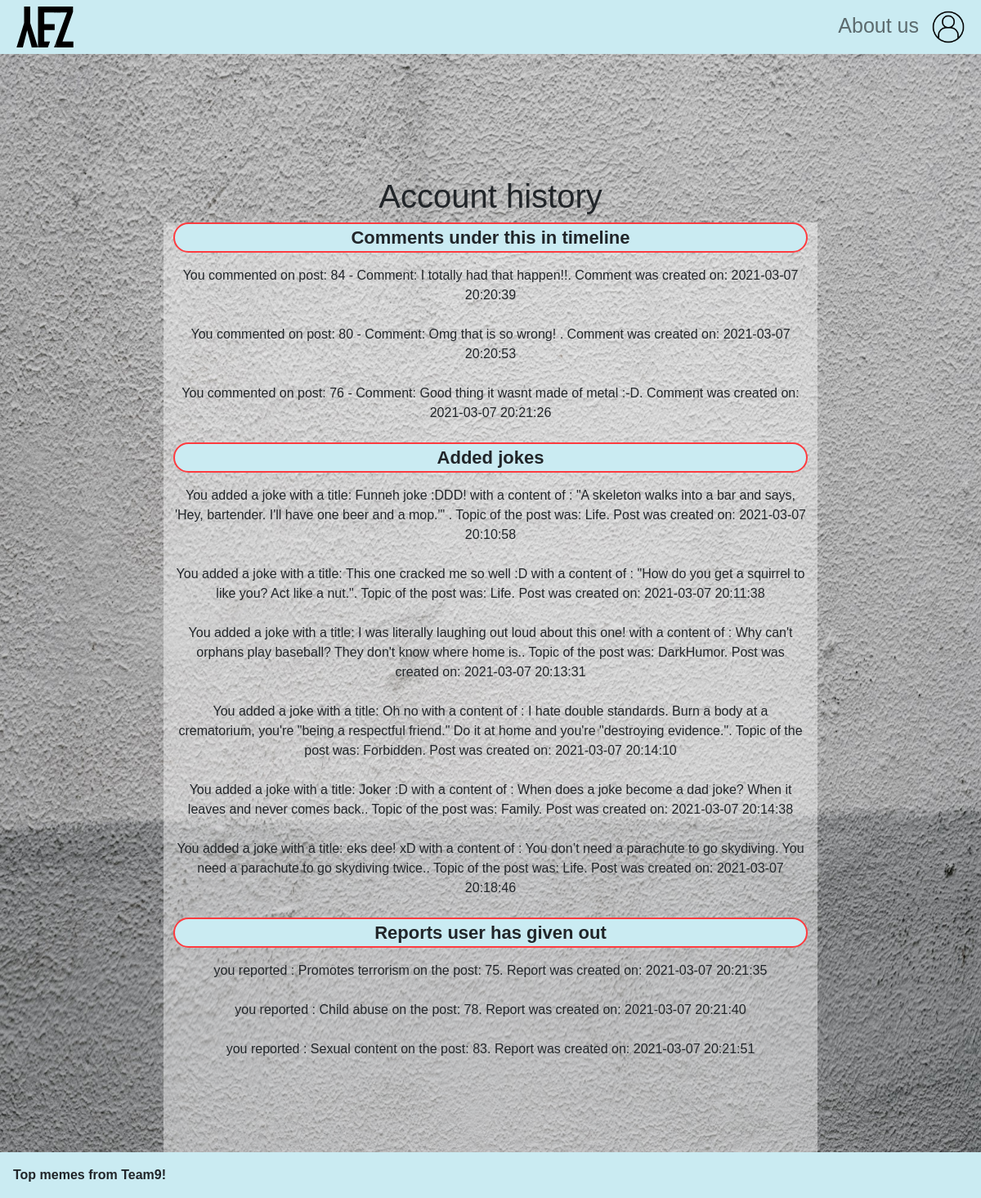
/accounthistory.php (signed in), run on the app's committed database.
### tables this page shows
CREATE TABLE `comments` (
  `ComntID` int NOT NULL,
  `postid` int DEFAULT NULL,
  `UserID` int NOT NULL,
  `createdon` datetime NOT NULL DEFAULT CURRENT_TIMESTAMP,
  `message` text NOT NULL
);

CREATE TABLE `posts` (
  `postid` int NOT NULL,
  `accountid` int NOT NULL,
  `title` varchar(50) NOT NULL,
  `post` text NOT NULL,
  `topic` varchar(50) NOT NULL,
  `createdon` datetime NOT NULL DEFAULT CURRENT_TIMESTAMP
);

### accounthistory.php (the view, shortened to what this page needs)
<?php $pagetitle = 'Account history';
include 'toplinks.php';
?>
<?php include 'header.php'?>
<?php include 'db.php' ?>
<div id="accountHistoryPage" class="container-fluid">
        <div class="row">
            <div class="col-lg-2"></div>
                    <div class="col-lg-8">
                        <h1 id="AccountHistory" class="title">Account history</h1>
                    </div>
            <div class="col-lg-2"></div>
        </div>
            <div class="row">
                <div class="col-lg-2"></div>
                    <div id="historyContent" class="col-lg-8">
                        <p id="AccHis">Comments under this in timeline</p>
                        <?php
                        $userid = $_SESSION['accountid'];
                        $comnt = "SELECT
                        postid, message, createdon
                        from
                            comments
                        where
                        userID = $userid
                        order by createdon asc";
                        $sql = $conn->query($comnt);
                        if ($sql->num_rows > 0) {
                            while($row = $sql->fetch_assoc()) {
                              echo "You commented on post: " . $row["postid"]. " - Comment: " . $row["message"]. ". Comment was created on: " . $row["createdon"]. "<br><br>";
                            }
                          } else {
                            echo "You have not commented on anything yet.";
                          }
                        ?>
                        <p id="AccHis">Added jokes</p>
                        <?php
                        $jokeadded = "SELECT
                        title, post, topic, createdon
                        from
                          posts
                        where
                        accountid=$userid
                        order by createdon asc";
                        $sql = $conn->query($jokeadded);
                        if ($sql->num_rows > 0) {
                          while($row = $sql->fetch_assoc()) {
                            echo "You added a joke with a title: " . $row["title"]. "  with a content of : " . $row["post"]. ". Topic of the post was: " . $row["topic"]. ". Post was created on: " . $row["createdon"]. "<br><br>";
                          }
                        } else {
                          echo "You haven't added a joke yet.";
                        }
                        ?>
                        <p id="AccHis">Reports user has given out</p>
                        <?php
                        $userid = $_SESSION['accountid'];
                        $reports = "SELECT
                        postid, reason, createdon
                        from
                            reports
                        where
                        accountid=$userid
                        order by createdon asc";
                        $sql = $conn->query($reports);
                        if ($sql->num_rows > 0) {
                            while($row = $sql->fetch_assoc()) {
                              echo "you reported : " . $row["reason"]. " on the post: " . $row["postid"]. ". Report was created on: " . $row["createdon"]. "<br><br>";
                            }
                          } else {
                            echo "You have not reported anything yet.";
                          }
                        ?>
                    </div>
                <div class="col-lg-2"></div>
            </div>
</div>
<?php include 'botlinks.php'?>
<?php include 'footer.php'?>

### styles.css (style rules this page uses)
#AccountHistory { text-align: center; margin-top: 150px; }
#AccHis { background-color: #caebf2; text-align: center; font-weight: bold; font-size: 22px; border: 2px solid #ff3b3f; border-radius: 25px; }
#historyContent { background-color:rgba(255, 255, 255, 0.418); padding-bottom: 90px; text-align: center; }
body { font-family: sans-serif; background-image: url("background.jpg"); background-repeat: no-repeat; background-size: cover; background-attachment: fixed; background-position: center; height: 100%; }

### data on the page
comments: postid "84", message "I totally had that happen!!", createdon "2021-03-07 20:20:39"
comments: postid "80", message "Omg that is so wrong!", createdon "2021-03-07 20:20:53"
comments: postid "76", message "Good thing it wasnt made of metal :-D", createdon "2021-03-07 20:21:26"
posts: title "Funneh joke :DDD!", post "\"A skeleton walks into a bar and says, 'Hey, bartender. I'll have one beer and a mop.'\"", topic "Life", createdon "2021-03-07 20:10:58"
posts: title "This one cracked me so well :D", post "\"How do you get a squirrel to like you? Act like a nut.\"", topic "Life", createdon "2021-03-07 20:11:38"
posts: title "I was literally laughing out loud about this one!", post "Why can't orphans play baseball? They don't know where home is.", topic "DarkHumor", createdon "2021-03-07 20:13:31"
posts: title "Oh no", post "I hate double standards. Burn a body at a crematorium, you're \"being a respectful friend.\" Do it at home and you're \"destroying evidence.\"", topic "Forbidden", createdon "2021-03-07 20:14:10"
posts: title "Joker :D", post "When does a joke become a dad joke? When it leaves and never comes back.", topic "Family", createdon "2021-03-07 20:14:38"
posts: title "eks dee! xD", post "You don’t need a parachute to go skydiving. You need a parachute to go skydiving twice.", topic "Life", createdon "2021-03-07 20:18:46"

### other printed values
$row["reason"] "Promotes terrorism"
$row["postid"] "75"
$row["createdon"] "2021-03-07 20:21:35"
$row["reason"] "Child abuse"
$row["postid"] "78"
$row["createdon"] "2021-03-07 20:21:40"
$row["reason"] "Sexual content"
$row["postid"] "83"
$row["createdon"] "2021-03-07 20:21:51"
